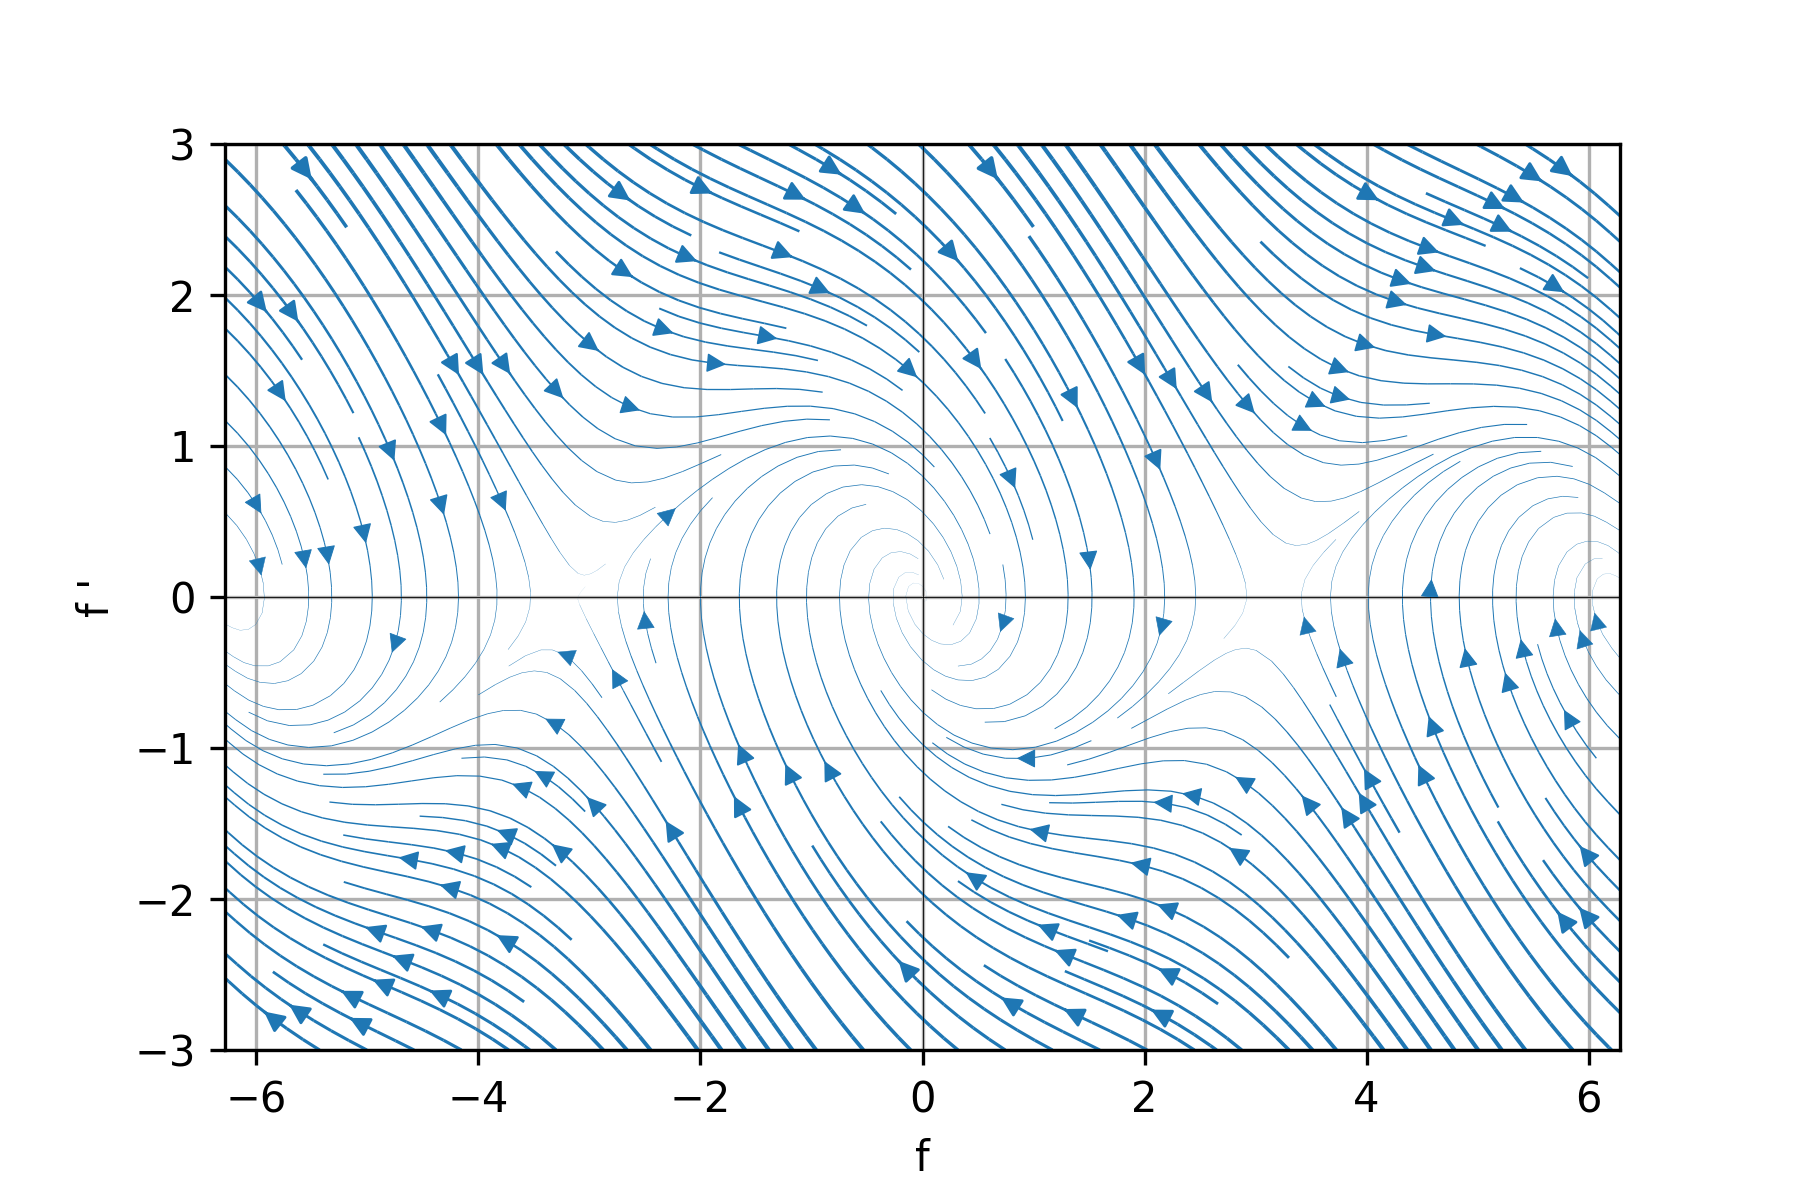

Write the Python code that produced this figure.
import numpy as np
import matplotlib.pyplot as plt
from scipy.integrate import solve_ivp

# solve_ivp input function (no 't')
def dSdt(t, S):
    T, Td = S
    return [Td,
            -0.7*Td-np.sin(T)]

# phase space
div = 100
X, Y = np.meshgrid(np.linspace(-np.pi*2, np.pi*2, div),
                   np.linspace(-3, 3, div))
U, V = np.zeros((div,div)), np.zeros((div,div))
for i in range(div):
    for j in range(div):
        U[i, j], V[i, j] = dSdt(None, [X[i, j],Y[i, j]]) #None for no t in dSdt
M = np.sqrt(U**2 + V**2)

# set up plot
# start = []
plt.streamplot(X,Y,U,V,2,M/M.max())
# plt.quiver(X,Y,U,V)

# plt.xlabel("f")
# plt.ylabel("f '")
# plt.axhline(0,color='k',lw=0.2)
# plt.axvline(0,color='k',lw=0.2)
# plt.grid()
# plt.savefig("phase.png",dpi=300,facecolor="w")
plt.show()
